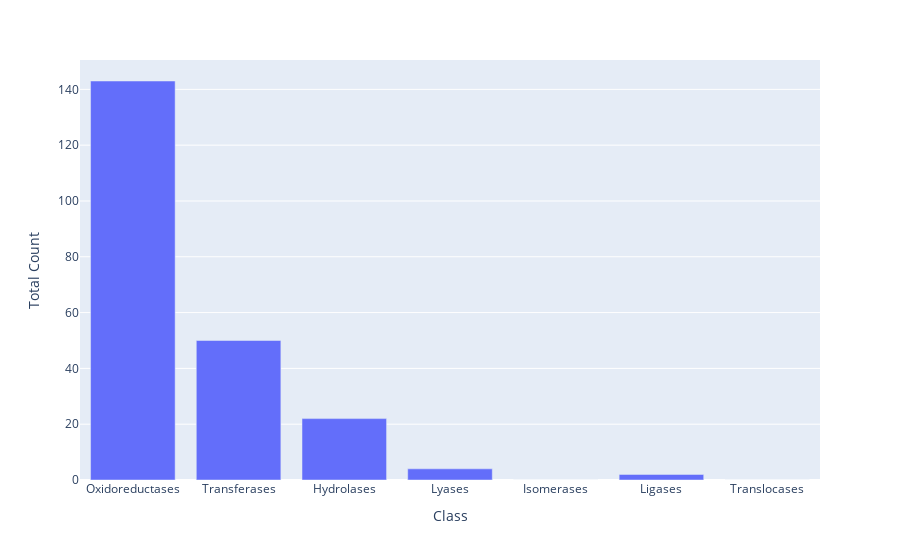

The cell this chart's notebook holds for it:
### Code cell
# Make a list of the common ec's between these two lists
set1 = set(taxa2ec_list)
set2 = set(media2ec_list)
common = list(set1.intersection(set2))

# Put the list into a dataframe
dict = {'ec': common}
ecs = pd.DataFrame(dict)

# Summing the abundance of enzymes across our taxa related to different enzyme groups
enzyme_df = ecs.value_counts("ec").reset_index().copy() #ecs.value_counts originally
enzyme_df['Group'] = enzyme_df['ec'].apply(lambda x: x.strip().split('.')[0])
grouped_df = enzyme_df.groupby('Group')['count'].sum().reset_index()
grouped_df.columns = ['Group','Total Count']

# Create filler rows for classes which have 0 counts (manual step)
filler_dict = {'Group':[5,7], 'Total Count':[0,0]}
filler = pd.DataFrame(filler_dict)
grouped_df = pd.concat([grouped_df,filler], ignore_index = True).copy()
grouped_df['Group'] = grouped_df['Group'].astype(int)
grouped_df = grouped_df.sort_values('Group')
grouped_df.reset_index()

# Adding information on the type of enzymes (NOTE: no enzymes from class 5 or 7, so removed these labels...could alternatively have a place holder above)
ec_class = ['Oxidoreductases','Transferases','Hydrolases','Lyases','Isomerases','Ligases','Translocases']
grouped_df['Class'] = ec_class

enzyme_counts = grouped_df[['Group','Class','Total Count']]
print(enzyme_counts)

import plotly.express as px

# Plot the occurrence of enzymes across our overlapping dataset
fig4 = px.bar(enzyme_counts, x="Class", y="Total Count") #, title="Overlap of enzyme classes between taxa and media:"
fig4.show()

### Figure 1 — Plotly figure (JSON) as saved in the notebook; plotly's stock layout.template omitted (floating-point values rounded to 4 significant figures)
{"data": [{"alignmentgroup": "True", "hovertemplate": "Class=%{x}<br>Total Count=%{y}<extra></extra>", "legendgroup": "", "marker": {"color": "#636efa", "pattern": {"shape": ""}}, "name": "", "offsetgroup": "", "orientation": "v", "showlegend": false, "textposition": "auto", "type": "bar", "x": ["Oxidoreductases", "Transferases", "Hydrolases", "Lyases", "Isomerases", "Ligases", "Translocases"], "xaxis": "x", "y": [143, 50, 22, 4, 0, 2, 0], "yaxis": "y"}], "layout": {"barmode": "relative", "legend": {"tracegroupgap": 0}, "margin": {"t": 60}, "xaxis": {"anchor": "y", "domain": [0, 1], "title": {"text": "Class"}}, "yaxis": {"anchor": "x", "domain": [0, 1], "title": {"text": "Total Count"}}}}
